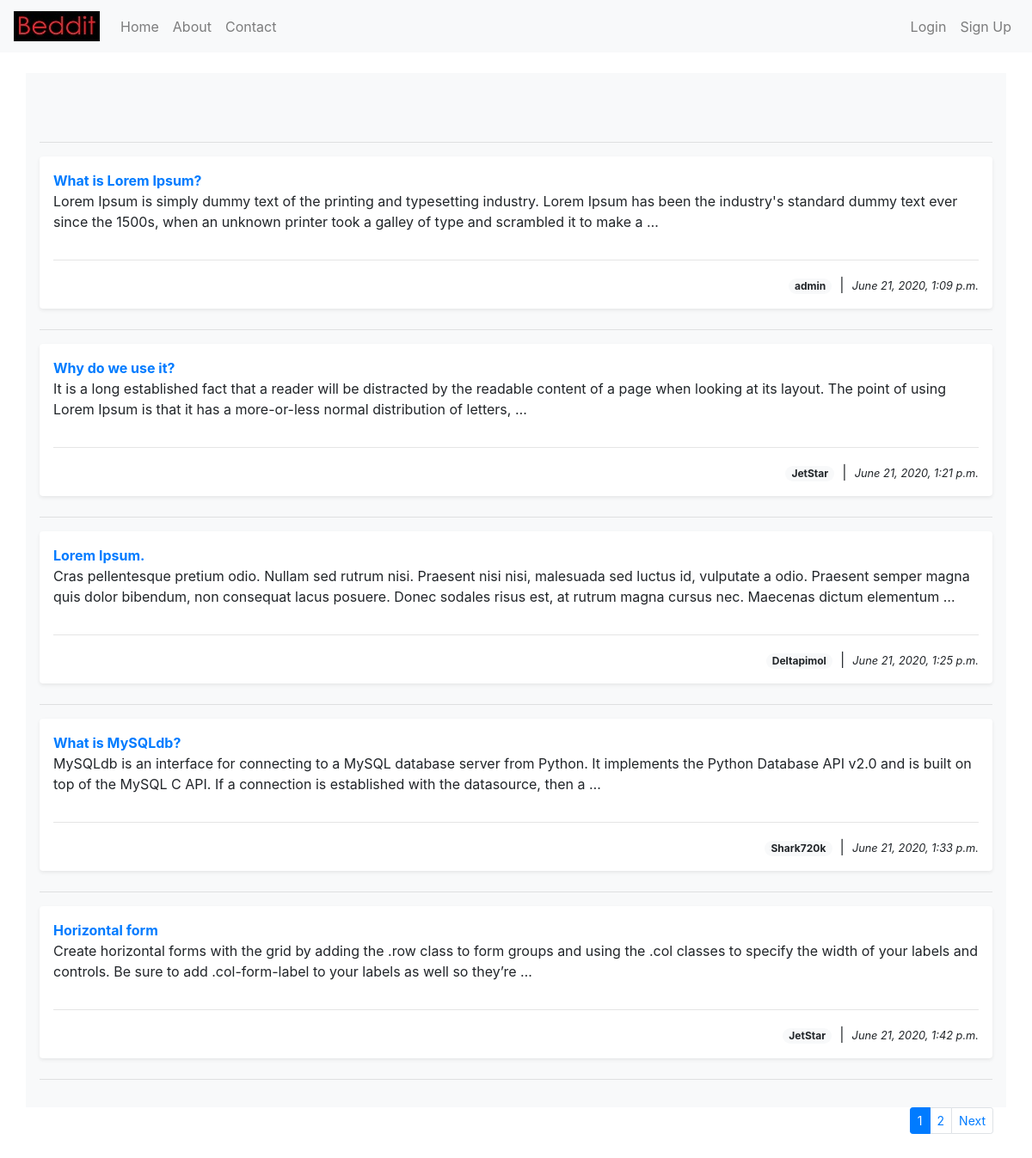
/posts/, run on an earlier commit of the app's database.
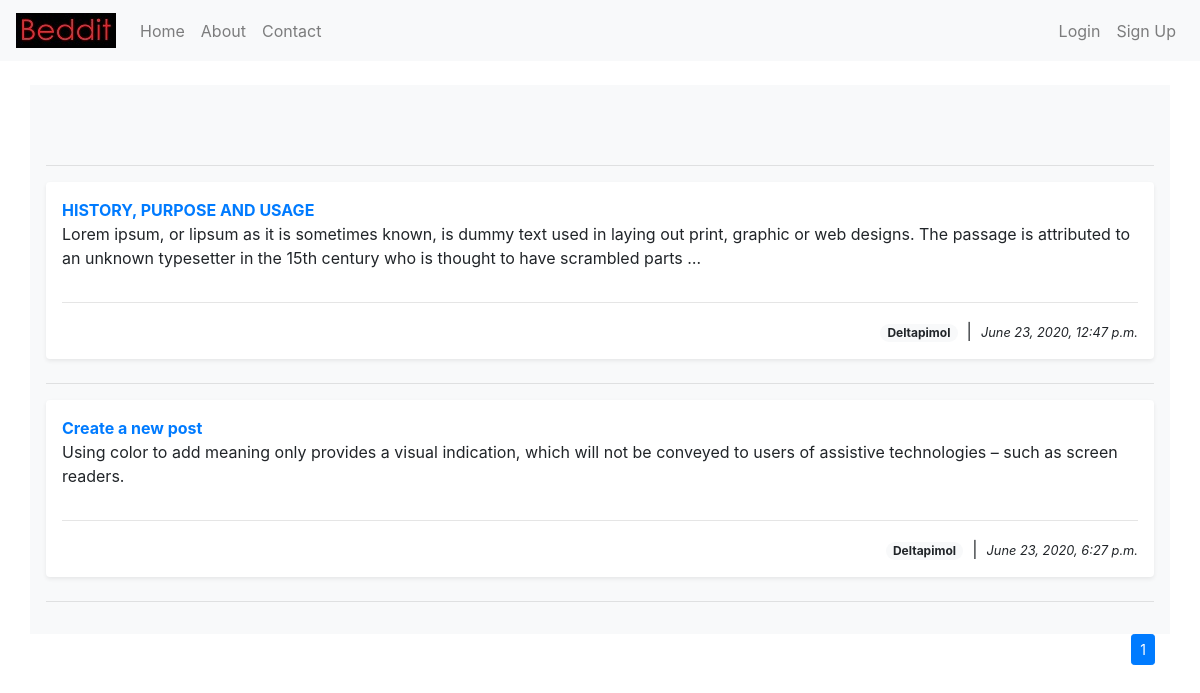
And on a later commit of the database.
### posts_app/models.py (models this page shows, shortened)
class Post(models.Model):
    author = models.ForeignKey(settings.AUTH_USER_MODEL, on_delete = models.CASCADE)
    title = models.CharField(blank=False, null=False, max_length=500)
    text = models.TextField()
    post_datetime = models.DateTimeField(null=True)

### posts_app/views.py (the view)
# urls.py: path('',displayPosts,name='displayposts'),
def displayPosts(request):                          # For displaying all posts
    posts_list = Post.objects.all()
    paginator = Paginator(posts_list,5)             # Paginator for allowing 5 posts on a page
    try:
        page = int(request.GET.get('page',1))
    except:
        page = 1
    try:
        posts = paginator.page(page)
    except(EmptyPage, InvalidPage):
        posts = paginator.page(paginator.num_pages)
    return render(request,'Posts/posts.html',{ 'posts': posts, })

### posts_app/templates/Posts/posts.html (shortened to what this page needs)
<html>
    {% extends 'index.html' %}
    {% block content %}
    <body>
        <br>
        <div class="container p-3 bg-light">
            {% if user.is_authenticated %}
            <div class="card p-0 mb-0">
                <div class="card-body p-2 mb-2">
                    <div class="input-group-prepend">
                        <div class="input-group-text">
                            @{{ user.username }}
                        </div> &nbsp;
                        <a href="{% url 'createpost' %}" class="text-decoration-none">
                            <input class="form-control" type="text" style="width:500px;" placeholder="Create Post">
                        </a>
                    </div>
                </div>
            </div>
            {% else %}
            <br>
            <br>
            {% endif %}
        <hr>
        {% for post in posts.object_list %}
            <div class="shadow-sm p-3 mb-4 bg-white rounded">
                <b><a href={% url "postdetails" pk=post.pk %} class="text-decoration-none">{{ post.title }}</a></b>
                    <div class="overflow-hidden">
                        <span class="d-inline-block" style="max-width: 1500px;">
                            <p>{{ post.text|truncatewords:40 }}</p>
                        </span>
                    </div>
                    <hr>
                    <p class="text-right mb-0 p-0">
                        <span class="badge badge-pill badge-light">{{ post.author }}</span>
                        &nbsp;|&nbsp;
                        <small><i>{{ post.post_datetime }}</i></small>
                    </p>
            </div>
            <hr>
        {% endfor %}
        </div>
        <div class="container">
            <ul class="pagination pagination-sm justify-content-end">
                {% for pg in posts.paginator.page_range %}
                    {% if posts.number == pg %}
                        <li class="page-item active"><a class="page-link" href="?page={{ pg }}">{{ pg }}</a></li>
                    {% else %}
                        <li class="page-item"><a class="page-link" href="?page={{ pg }}">{{ pg }}</a></li>
                    {% endif %}
                {% endfor %}
                {% if posts.has_next %}
                        <li class="page-item"><a class="page-link" href="?page={{ posts.next_page_number }}">Next</a></li>
                {% endif %}
              </ul>
        </div>
    </body>
    {% endblock %}

What changed in the data, as far as the page shows it:
removed Post: title "What is Lorem Ipsum?", text "Lorem Ipsum is simply dummy text of the printing and typesetting industry. Lorem Ipsum has been the industry's standard dummy text ever since the 1500s, when an unknown printer took a galley of type and scrambled it to make a …", author "admin", post_datetime "June 21, 2020, 1:09 p.m."
removed Post: title "Why do we use it?", text "It is a long established fact that a reader will be distracted by the readable content of a page when looking at its layout. The point of using Lorem Ipsum is that it has a more-or-less normal distribution of letters, …", author "JetStar", post_datetime "June 21, 2020, 1:21 p.m."
removed Post: title "Lorem Ipsum.", text "Cras pellentesque pretium odio. Nullam sed rutrum nisi. Praesent nisi nisi, malesuada sed luctus id, vulputate a odio. Praesent semper magna quis dolor bibendum, non consequat lacus posuere. Donec sodales risus est, at rutrum magna cursus nec. Maecenas dictum elementum …", author "Deltapimol", post_datetime "June 21, 2020, 1:25 p.m."
removed Post: title "What is MySQLdb?", text "MySQLdb is an interface for connecting to a MySQL database server from Python. It implements the Python Database API v2.0 and is built on top of the MySQL C API. If a connection is established with the datasource, then a …", author "Shark720k", post_datetime "June 21, 2020, 1:33 p.m."
removed Post: title "Horizontal form", text "Create horizontal forms with the grid by adding the .row class to form groups and using the .col classes to specify the width of your labels and controls. Be sure to add .col-form-label to your labels as well so they’re …", author "JetStar", post_datetime "June 21, 2020, 1:42 p.m."
added Post: title "HISTORY, PURPOSE AND USAGE", text "Lorem ipsum, or lipsum as it is sometimes known, is dummy text used in laying out print, graphic or web designs. The passage is attributed to an unknown typesetter in the 15th century who is thought to have scrambled parts …", author "Deltapimol", post_datetime "June 23, 2020, 12:47 p.m."
added Post: title "Create a new post", text "Using color to add meaning only provides a visual indication, which will not be conveyed to users of assistive technologies – such as screen readers.", author "Deltapimol", post_datetime "June 23, 2020, 6:27 p.m."
Also different on the page:
list line gone: "2"
text no longer shown: "Next"
